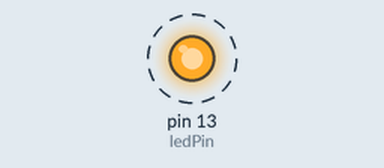
Recording of a sketch running on a simulated Arduino Uno, built with avr-gcc and run on an emulated ATmega328P. On the bench: output pins drawn as LEDs (lit = HIGH). Dashed ring = blinking.

Above: at 0.5 s.
Timing chart, 0 to 4.6 s (numbered marks = the images above):
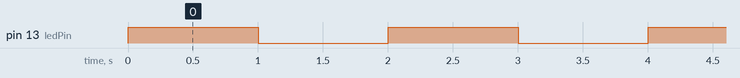

The sketch:

1A_Blink.ino
```cpp
/*
 Titilar
 Enciende y apaga LED por espacio de un segundo de forma repetitiva
 LED pin 13
 */

// declaracion de variables
int ledPin=13; // LED asociado al pin 13

// la funcion setup se ejecuta una sola vez
void setup() {
  pinMode(ledPin, OUTPUT); // inicializa el pin 13 como una salida digital
}

// la funcion loop se ejecuta repetidamente de forma infinita
void loop() {
  digitalWrite(ledPin, HIGH); // establece 5v en el pin del LED
  delay(1000);                // espera un segundo
  digitalWrite(ledPin, 0);  // establece 0v en el pin del LED
  delay(1000);                // espera un segundo
}
```

Measured:
- by itself, pin 13 (ledPin): alternates HIGH for 1.0 s and LOW for 1.0 s
